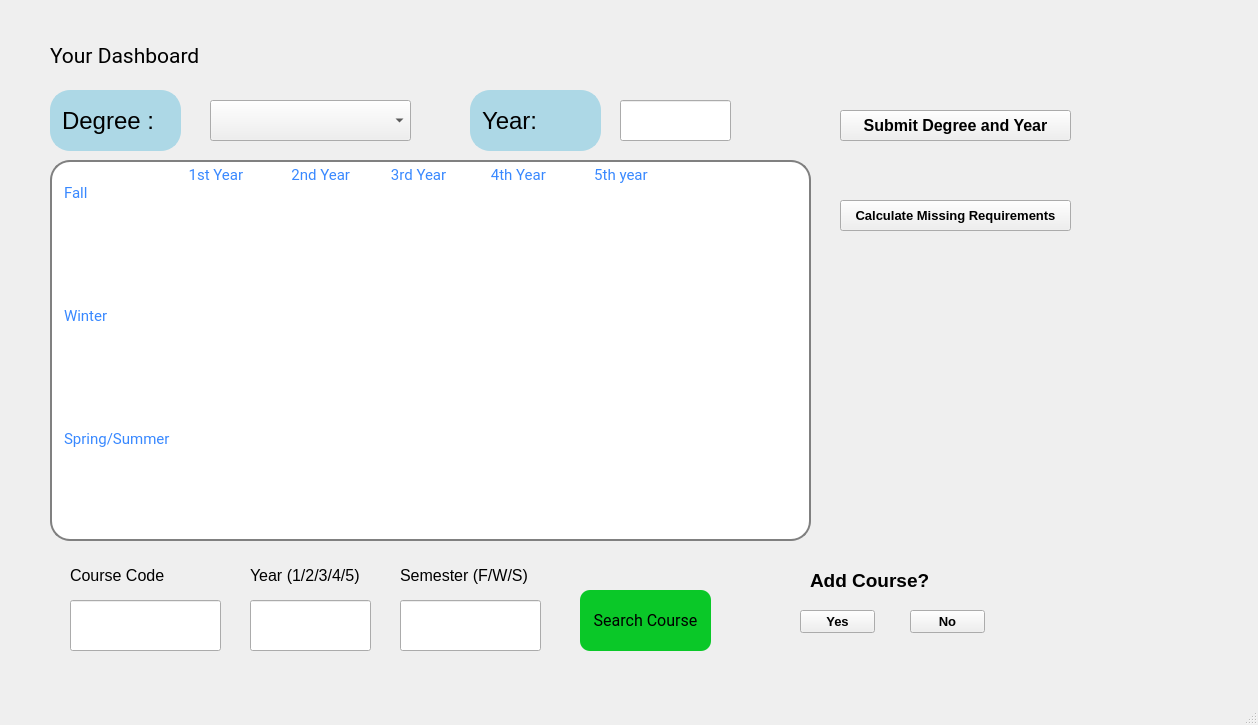
<?xml version="1.0" encoding="UTF-8"?>
<ui version="4.0">
 <class>dashboard</class>
 <widget class="QMainWindow" name="dashboard">
  <property name="geometry">
   <rect>
    <x>0</x>
    <y>0</y>
    <width>1258</width>
    <height>725</height>
   </rect>
  </property>
  <property name="windowTitle">
   <string>MainWindow</string>
  </property>
  <widget class="QWidget" name="centralwidget">
   <widget class="QPushButton" name="submitBtn">
    <property name="geometry">
     <rect>
      <x>840</x>
      <y>110</y>
      <width>231</width>
      <height>31</height>
     </rect>
    </property>
    <property name="font">
     <font>
      <pointsize>12</pointsize>
      <weight>75</weight>
      <bold>true</bold>
     </font>
    </property>
    <property name="text">
     <string>Submit Degree and Year</string>
    </property>
   </widget>
   <widget class="QLineEdit" name="lineEdit">
    <property name="geometry">
     <rect>
      <x>50</x>
      <y>90</y>
      <width>131</width>
      <height>61</height>
     </rect>
    </property>
    <property name="font">
     <font>
      <family>MS Shell Dlg 2</family>
      <pointsize>18</pointsize>
     </font>
    </property>
    <property name="styleSheet">
     <string notr="true"> QLineEdit {
     border: 2px solid lightblue;
     border-radius: 20px;
     padding: 0 8px;
     background: lightblue;
     selection-background-color: darkgray;
 }</string>
    </property>
    <property name="text">
     <string>Degree : </string>
    </property>
    <property name="readOnly">
     <bool>true</bool>
    </property>
   </widget>
   <widget class="QTextBrowser" name="textBrowser_16">
    <property name="geometry">
     <rect>
      <x>670</x>
      <y>430</y>
      <width>71</width>
      <height>41</height>
     </rect>
    </property>
    <property name="styleSheet">
     <string notr="true">
border: 0px solid lightblue;</string>
    </property>
    <property name="verticalScrollBarPolicy">
     <enum>Qt::ScrollBarAlwaysOff</enum>
    </property>
    <property name="html">
     <string>&lt;!DOCTYPE HTML PUBLIC &quot;-//W3C//DTD HTML 4.0//EN&quot; &quot;http://www.w3.org/TR/REC-html40/strict.dtd&quot;&gt;
&lt;html&gt;&lt;head&gt;&lt;meta name=&quot;qrichtext&quot; content=&quot;1&quot; /&gt;&lt;style type=&quot;text/css&quot;&gt;
p, li { white-space: pre-wrap; }
&lt;/style&gt;&lt;/head&gt;&lt;body style=&quot; font-family:'MS Shell Dlg 2'; font-size:8.25pt; font-weight:400; font-style:normal;&quot;&gt;
&lt;p style=&quot;-qt-paragraph-type:empty; margin-top:0px; margin-bottom:0px; margin-left:0px; margin-right:0px; -qt-block-indent:0; text-indent:0px;&quot;&gt;&lt;br /&gt;&lt;/p&gt;&lt;/body&gt;&lt;/html&gt;</string>
    </property>
   </widget>
   <widget class="QPushButton" name="noBtn">
    <property name="geometry">
     <rect>
      <x>910</x>
      <y>610</y>
      <width>75</width>
      <height>23</height>
     </rect>
    </property>
    <property name="font">
     <font>
      <pointsize>10</pointsize>
      <weight>75</weight>
      <bold>true</bold>
     </font>
    </property>
    <property name="text">
     <string>No</string>
    </property>
   </widget>
   <widget class="QTextEdit" name="textEdit">
    <property name="enabled">
     <bool>true</bool>
    </property>
    <property name="geometry">
     <rect>
      <x>50</x>
      <y>160</y>
      <width>761</width>
      <height>381</height>
     </rect>
    </property>
    <property name="font">
     <font>
      <family>Roboto</family>
      <pointsize>9</pointsize>
     </font>
    </property>
    <property name="styleSheet">
     <string notr="true"> QTextEdit {
     border: 2px solid gray;
     border-radius: 20px;
     padding: 0 8px;
     background: white;
     selection-background-color: darkgray;
	
	color: rgb(56, 136, 255);

 }</string>
    </property>
    <property name="html">
     <string>&lt;!DOCTYPE HTML PUBLIC &quot;-//W3C//DTD HTML 4.0//EN&quot; &quot;http://www.w3.org/TR/REC-html40/strict.dtd&quot;&gt;
&lt;html&gt;&lt;head&gt;&lt;meta name=&quot;qrichtext&quot; content=&quot;1&quot; /&gt;&lt;style type=&quot;text/css&quot;&gt;
p, li { white-space: pre-wrap; }
&lt;/style&gt;&lt;/head&gt;&lt;body style=&quot; font-family:'Roboto'; font-size:9pt; font-weight:400; font-style:normal;&quot;&gt;
&lt;p style=&quot; margin-top:0px; margin-bottom:0px; margin-left:0px; margin-right:0px; -qt-block-indent:0; text-indent:0px;&quot;&gt;&lt;span style=&quot; font-family:'MS Shell Dlg 2'; font-size:11pt;&quot;&gt;	            1st Year             2nd Year           3rd Year            4th Year             5th year	&lt;/span&gt;&lt;/p&gt;
&lt;p style=&quot; margin-top:0px; margin-bottom:0px; margin-left:0px; margin-right:0px; -qt-block-indent:0; text-indent:0px;&quot;&gt;&lt;span style=&quot; font-family:'MS Shell Dlg 2'; font-size:11pt;&quot;&gt;Fall	&lt;/span&gt;&lt;/p&gt;
&lt;p style=&quot;-qt-paragraph-type:empty; margin-top:0px; margin-bottom:0px; margin-left:0px; margin-right:0px; -qt-block-indent:0; text-indent:0px; font-family:'MS Shell Dlg 2'; font-size:11pt;&quot;&gt;&lt;br /&gt;&lt;/p&gt;
&lt;p style=&quot;-qt-paragraph-type:empty; margin-top:0px; margin-bottom:0px; margin-left:0px; margin-right:0px; -qt-block-indent:0; text-indent:0px; font-family:'MS Shell Dlg 2'; font-size:11pt;&quot;&gt;&lt;br /&gt;&lt;/p&gt;
&lt;p style=&quot;-qt-paragraph-type:empty; margin-top:0px; margin-bottom:0px; margin-left:0px; margin-right:0px; -qt-block-indent:0; text-indent:0px; font-family:'MS Shell Dlg 2'; font-size:11pt;&quot;&gt;&lt;br /&gt;&lt;/p&gt;
&lt;p style=&quot;-qt-paragraph-type:empty; margin-top:0px; margin-bottom:0px; margin-left:0px; margin-right:0px; -qt-block-indent:0; text-indent:0px; font-family:'MS Shell Dlg 2'; font-size:11pt;&quot;&gt;&lt;br /&gt;&lt;/p&gt;
&lt;p style=&quot;-qt-paragraph-type:empty; margin-top:0px; margin-bottom:0px; margin-left:0px; margin-right:0px; -qt-block-indent:0; text-indent:0px;&quot;&gt;&lt;br /&gt;&lt;/p&gt;
&lt;p style=&quot;-qt-paragraph-type:empty; margin-top:0px; margin-bottom:0px; margin-left:0px; margin-right:0px; -qt-block-indent:0; text-indent:0px; font-family:'MS Shell Dlg 2'; font-size:11pt;&quot;&gt;&lt;br /&gt;&lt;/p&gt;
&lt;p style=&quot; margin-top:0px; margin-bottom:0px; margin-left:0px; margin-right:0px; -qt-block-indent:0; text-indent:0px;&quot;&gt;&lt;span style=&quot; font-family:'MS Shell Dlg 2'; font-size:11pt;&quot;&gt;Winter&lt;/span&gt;&lt;/p&gt;
&lt;p style=&quot;-qt-paragraph-type:empty; margin-top:0px; margin-bottom:0px; margin-left:0px; margin-right:0px; -qt-block-indent:0; text-indent:0px; font-family:'MS Shell Dlg 2'; font-size:11pt;&quot;&gt;&lt;br /&gt;&lt;/p&gt;
&lt;p style=&quot;-qt-paragraph-type:empty; margin-top:0px; margin-bottom:0px; margin-left:0px; margin-right:0px; -qt-block-indent:0; text-indent:0px; font-family:'MS Shell Dlg 2'; font-size:11pt;&quot;&gt;&lt;br /&gt;&lt;/p&gt;
&lt;p style=&quot;-qt-paragraph-type:empty; margin-top:0px; margin-bottom:0px; margin-left:0px; margin-right:0px; -qt-block-indent:0; text-indent:0px; font-family:'MS Shell Dlg 2'; font-size:11pt;&quot;&gt;&lt;br /&gt;&lt;/p&gt;
&lt;p style=&quot;-qt-paragraph-type:empty; margin-top:0px; margin-bottom:0px; margin-left:0px; margin-right:0px; -qt-block-indent:0; text-indent:0px; font-family:'MS Shell Dlg 2'; font-size:11pt;&quot;&gt;&lt;br /&gt;&lt;/p&gt;
&lt;p style=&quot;-qt-paragraph-type:empty; margin-top:0px; margin-bottom:0px; margin-left:0px; margin-right:0px; -qt-block-indent:0; text-indent:0px;&quot;&gt;&lt;br /&gt;&lt;/p&gt;
&lt;p style=&quot;-qt-paragraph-type:empty; margin-top:0px; margin-bottom:0px; margin-left:0px; margin-right:0px; -qt-block-indent:0; text-indent:0px; font-family:'MS Shell Dlg 2'; font-size:11pt;&quot;&gt;&lt;br /&gt;&lt;/p&gt;
&lt;p style=&quot; margin-top:0px; margin-bottom:0px; margin-left:0px; margin-right:0px; -qt-block-indent:0; text-indent:0px;&quot;&gt;&lt;span style=&quot; font-family:'MS Shell Dlg 2'; font-size:11pt;&quot;&gt;Spring/Summer&lt;/span&gt;&lt;/p&gt;&lt;/body&gt;&lt;/html&gt;</string>
    </property>
   </widget>
   <widget class="QPushButton" name="missingBtn">
    <property name="geometry">
     <rect>
      <x>840</x>
      <y>200</y>
      <width>231</width>
      <height>31</height>
     </rect>
    </property>
    <property name="font">
     <font>
      <pointsize>10</pointsize>
      <weight>75</weight>
      <bold>true</bold>
     </font>
    </property>
    <property name="text">
     <string>Calculate Missing Requirements</string>
    </property>
   </widget>
   <widget class="QTextBrowser" name="textBrowser_11">
    <property name="geometry">
     <rect>
      <x>440</x>
      <y>320</y>
      <width>101</width>
      <height>81</height>
     </rect>
    </property>
    <property name="styleSheet">
     <string notr="true">border: 0px solid lightblue;</string>
    </property>
    <property name="verticalScrollBarPolicy">
     <enum>Qt::ScrollBarAlwaysOff</enum>
    </property>
    <property name="html">
     <string>&lt;!DOCTYPE HTML PUBLIC &quot;-//W3C//DTD HTML 4.0//EN&quot; &quot;http://www.w3.org/TR/REC-html40/strict.dtd&quot;&gt;
&lt;html&gt;&lt;head&gt;&lt;meta name=&quot;qrichtext&quot; content=&quot;1&quot; /&gt;&lt;style type=&quot;text/css&quot;&gt;
p, li { white-space: pre-wrap; }
&lt;/style&gt;&lt;/head&gt;&lt;body style=&quot; font-family:'MS Shell Dlg 2'; font-size:8.25pt; font-weight:400; font-style:normal;&quot;&gt;
&lt;p style=&quot;-qt-paragraph-type:empty; margin-top:0px; margin-bottom:0px; margin-left:0px; margin-right:0px; -qt-block-indent:0; text-indent:0px;&quot;&gt;&lt;br /&gt;&lt;/p&gt;&lt;/body&gt;&lt;/html&gt;</string>
    </property>
   </widget>
   <widget class="QTextBrowser" name="textBrowser_4">
    <property name="geometry">
     <rect>
      <x>570</x>
      <y>230</y>
      <width>101</width>
      <height>81</height>
     </rect>
    </property>
    <property name="styleSheet">
     <string notr="true">border: 0px solid lightblue;</string>
    </property>
    <property name="verticalScrollBarPolicy">
     <enum>Qt::ScrollBarAlwaysOff</enum>
    </property>
    <property name="html">
     <string>&lt;!DOCTYPE HTML PUBLIC &quot;-//W3C//DTD HTML 4.0//EN&quot; &quot;http://www.w3.org/TR/REC-html40/strict.dtd&quot;&gt;
&lt;html&gt;&lt;head&gt;&lt;meta name=&quot;qrichtext&quot; content=&quot;1&quot; /&gt;&lt;style type=&quot;text/css&quot;&gt;
p, li { white-space: pre-wrap; }
&lt;/style&gt;&lt;/head&gt;&lt;body style=&quot; font-family:'MS Shell Dlg 2'; font-size:8.25pt; font-weight:400; font-style:normal;&quot;&gt;
&lt;p style=&quot;-qt-paragraph-type:empty; margin-top:0px; margin-bottom:0px; margin-left:0px; margin-right:0px; -qt-block-indent:0; text-indent:0px;&quot;&gt;&lt;br /&gt;&lt;/p&gt;&lt;/body&gt;&lt;/html&gt;</string>
    </property>
   </widget>
   <widget class="QTextBrowser" name="textBrowser_6">
    <property name="geometry">
     <rect>
      <x>200</x>
      <y>320</y>
      <width>101</width>
      <height>81</height>
     </rect>
    </property>
    <property name="styleSheet">
     <string notr="true">


border: 0px solid lightblue;</string>
    </property>
    <property name="verticalScrollBarPolicy">
     <enum>Qt::ScrollBarAlwaysOff</enum>
    </property>
    <property name="html">
     <string>&lt;!DOCTYPE HTML PUBLIC &quot;-//W3C//DTD HTML 4.0//EN&quot; &quot;http://www.w3.org/TR/REC-html40/strict.dtd&quot;&gt;
&lt;html&gt;&lt;head&gt;&lt;meta name=&quot;qrichtext&quot; content=&quot;1&quot; /&gt;&lt;style type=&quot;text/css&quot;&gt;
p, li { white-space: pre-wrap; }
&lt;/style&gt;&lt;/head&gt;&lt;body style=&quot; font-family:'MS Shell Dlg 2'; font-size:8.25pt; font-weight:400; font-style:normal;&quot;&gt;
&lt;p style=&quot;-qt-paragraph-type:empty; margin-top:0px; margin-bottom:0px; margin-left:0px; margin-right:0px; -qt-block-indent:0; text-indent:0px;&quot;&gt;&lt;br /&gt;&lt;/p&gt;&lt;/body&gt;&lt;/html&gt;</string>
    </property>
   </widget>
   <widget class="QTextBrowser" name="textBrowser_5">
    <property name="geometry">
     <rect>
      <x>570</x>
      <y>320</y>
      <width>101</width>
      <height>81</height>
     </rect>
    </property>
    <property name="styleSheet">
     <string notr="true">border: 0px solid lightblue;</string>
    </property>
    <property name="verticalScrollBarPolicy">
     <enum>Qt::ScrollBarAlwaysOff</enum>
    </property>
    <property name="html">
     <string>&lt;!DOCTYPE HTML PUBLIC &quot;-//W3C//DTD HTML 4.0//EN&quot; &quot;http://www.w3.org/TR/REC-html40/strict.dtd&quot;&gt;
&lt;html&gt;&lt;head&gt;&lt;meta name=&quot;qrichtext&quot; content=&quot;1&quot; /&gt;&lt;style type=&quot;text/css&quot;&gt;
p, li { white-space: pre-wrap; }
&lt;/style&gt;&lt;/head&gt;&lt;body style=&quot; font-family:'MS Shell Dlg 2'; font-size:8.25pt; font-weight:400; font-style:normal;&quot;&gt;
&lt;p style=&quot;-qt-paragraph-type:empty; margin-top:0px; margin-bottom:0px; margin-left:0px; margin-right:0px; -qt-block-indent:0; text-indent:0px;&quot;&gt;&lt;br /&gt;&lt;/p&gt;&lt;/body&gt;&lt;/html&gt;</string>
    </property>
   </widget>
   <widget class="QTextBrowser" name="textBrowser_3">
    <property name="geometry">
     <rect>
      <x>440</x>
      <y>230</y>
      <width>101</width>
      <height>81</height>
     </rect>
    </property>
    <property name="styleSheet">
     <string notr="true">border: 0px solid lightblue;</string>
    </property>
    <property name="verticalScrollBarPolicy">
     <enum>Qt::ScrollBarAlwaysOff</enum>
    </property>
    <property name="html">
     <string>&lt;!DOCTYPE HTML PUBLIC &quot;-//W3C//DTD HTML 4.0//EN&quot; &quot;http://www.w3.org/TR/REC-html40/strict.dtd&quot;&gt;
&lt;html&gt;&lt;head&gt;&lt;meta name=&quot;qrichtext&quot; content=&quot;1&quot; /&gt;&lt;style type=&quot;text/css&quot;&gt;
p, li { white-space: pre-wrap; }
&lt;/style&gt;&lt;/head&gt;&lt;body style=&quot; font-family:'MS Shell Dlg 2'; font-size:8.25pt; font-weight:400; font-style:normal;&quot;&gt;
&lt;p style=&quot;-qt-paragraph-type:empty; margin-top:0px; margin-bottom:0px; margin-left:0px; margin-right:0px; -qt-block-indent:0; text-indent:0px;&quot;&gt;&lt;br /&gt;&lt;/p&gt;&lt;/body&gt;&lt;/html&gt;</string>
    </property>
   </widget>
   <widget class="QTextBrowser" name="textBrowser_15">
    <property name="geometry">
     <rect>
      <x>680</x>
      <y>320</y>
      <width>101</width>
      <height>81</height>
     </rect>
    </property>
    <property name="styleSheet">
     <string notr="true">border: 0px solid lightblue;</string>
    </property>
    <property name="verticalScrollBarPolicy">
     <enum>Qt::ScrollBarAlwaysOff</enum>
    </property>
    <property name="html">
     <string>&lt;!DOCTYPE HTML PUBLIC &quot;-//W3C//DTD HTML 4.0//EN&quot; &quot;http://www.w3.org/TR/REC-html40/strict.dtd&quot;&gt;
&lt;html&gt;&lt;head&gt;&lt;meta name=&quot;qrichtext&quot; content=&quot;1&quot; /&gt;&lt;style type=&quot;text/css&quot;&gt;
p, li { white-space: pre-wrap; }
&lt;/style&gt;&lt;/head&gt;&lt;body style=&quot; font-family:'MS Shell Dlg 2'; font-size:8.25pt; font-weight:400; font-style:normal;&quot;&gt;
&lt;p style=&quot;-qt-paragraph-type:empty; margin-top:0px; margin-bottom:0px; margin-left:0px; margin-right:0px; -qt-block-indent:0; text-indent:0px;&quot;&gt;&lt;br /&gt;&lt;/p&gt;&lt;/body&gt;&lt;/html&gt;</string>
    </property>
   </widget>
   <widget class="QTextBrowser" name="textBrowser_8">
    <property name="geometry">
     <rect>
      <x>320</x>
      <y>230</y>
      <width>101</width>
      <height>81</height>
     </rect>
    </property>
    <property name="styleSheet">
     <string notr="true">
border: 0px solid lightblue;</string>
    </property>
    <property name="verticalScrollBarPolicy">
     <enum>Qt::ScrollBarAlwaysOff</enum>
    </property>
    <property name="html">
     <string>&lt;!DOCTYPE HTML PUBLIC &quot;-//W3C//DTD HTML 4.0//EN&quot; &quot;http://www.w3.org/TR/REC-html40/strict.dtd&quot;&gt;
&lt;html&gt;&lt;head&gt;&lt;meta name=&quot;qrichtext&quot; content=&quot;1&quot; /&gt;&lt;style type=&quot;text/css&quot;&gt;
p, li { white-space: pre-wrap; }
&lt;/style&gt;&lt;/head&gt;&lt;body style=&quot; font-family:'MS Shell Dlg 2'; font-size:8.25pt; font-weight:400; font-style:normal;&quot;&gt;
&lt;p style=&quot;-qt-paragraph-type:empty; margin-top:0px; margin-bottom:0px; margin-left:0px; margin-right:0px; -qt-block-indent:0; text-indent:0px;&quot;&gt;&lt;br /&gt;&lt;/p&gt;&lt;/body&gt;&lt;/html&gt;</string>
    </property>
   </widget>
   <widget class="QLineEdit" name="lineEdit_5">
    <property name="geometry">
     <rect>
      <x>470</x>
      <y>90</y>
      <width>131</width>
      <height>61</height>
     </rect>
    </property>
    <property name="font">
     <font>
      <family>MS Shell Dlg 2</family>
      <pointsize>18</pointsize>
     </font>
    </property>
    <property name="styleSheet">
     <string notr="true"> QLineEdit {
     border: 2px solid lightblue;
     border-radius: 20px;
     padding: 0 8px;
     background: lightblue;
     selection-background-color: darkgray;
 }</string>
    </property>
    <property name="text">
     <string>Year:</string>
    </property>
    <property name="readOnly">
     <bool>true</bool>
    </property>
   </widget>
   <widget class="QLabel" name="label_4">
    <property name="geometry">
     <rect>
      <x>250</x>
      <y>560</y>
      <width>151</width>
      <height>31</height>
     </rect>
    </property>
    <property name="font">
     <font>
      <pointsize>12</pointsize>
     </font>
    </property>
    <property name="text">
     <string>Year (1/2/3/4/5)</string>
    </property>
   </widget>
   <widget class="QTextBrowser" name="textBrowser_14">
    <property name="geometry">
     <rect>
      <x>690</x>
      <y>230</y>
      <width>101</width>
      <height>81</height>
     </rect>
    </property>
    <property name="styleSheet">
     <string notr="true">border: 0px solid lightblue;</string>
    </property>
    <property name="verticalScrollBarPolicy">
     <enum>Qt::ScrollBarAlwaysOff</enum>
    </property>
    <property name="html">
     <string>&lt;!DOCTYPE HTML PUBLIC &quot;-//W3C//DTD HTML 4.0//EN&quot; &quot;http://www.w3.org/TR/REC-html40/strict.dtd&quot;&gt;
&lt;html&gt;&lt;head&gt;&lt;meta name=&quot;qrichtext&quot; content=&quot;1&quot; /&gt;&lt;style type=&quot;text/css&quot;&gt;
p, li { white-space: pre-wrap; }
&lt;/style&gt;&lt;/head&gt;&lt;body style=&quot; font-family:'MS Shell Dlg 2'; font-size:8.25pt; font-weight:400; font-style:normal;&quot;&gt;
&lt;p style=&quot;-qt-paragraph-type:empty; margin-top:0px; margin-bottom:0px; margin-left:0px; margin-right:0px; -qt-block-indent:0; text-indent:0px;&quot;&gt;&lt;br /&gt;&lt;/p&gt;&lt;/body&gt;&lt;/html&gt;</string>
    </property>
   </widget>
   <widget class="QLabel" name="label_2">
    <property name="geometry">
     <rect>
      <x>670</x>
      <y>40</y>
      <width>141</width>
      <height>51</height>
     </rect>
    </property>
    <property name="font">
     <font>
      <family>Roboto</family>
      <pointsize>14</pointsize>
     </font>
    </property>
    <property name="text">
     <string/>
    </property>
   </widget>
   <widget class="QLabel" name="label_3">
    <property name="geometry">
     <rect>
      <x>70</x>
      <y>560</y>
      <width>121</width>
      <height>31</height>
     </rect>
    </property>
    <property name="font">
     <font>
      <pointsize>12</pointsize>
     </font>
    </property>
    <property name="text">
     <string>Course Code</string>
    </property>
   </widget>
   <widget class="QLineEdit" name="lineEdit_2">
    <property name="geometry">
     <rect>
      <x>250</x>
      <y>600</y>
      <width>121</width>
      <height>51</height>
     </rect>
    </property>
    <property name="text">
     <string/>
    </property>
   </widget>
   <widget class="QLineEdit" name="yearIn">
    <property name="geometry">
     <rect>
      <x>620</x>
      <y>100</y>
      <width>111</width>
      <height>41</height>
     </rect>
    </property>
    <property name="font">
     <font>
      <pointsize>11</pointsize>
     </font>
    </property>
   </widget>
   <widget class="QComboBox" name="comboBox">
    <property name="geometry">
     <rect>
      <x>210</x>
      <y>100</y>
      <width>201</width>
      <height>41</height>
     </rect>
    </property>
    <property name="font">
     <font>
      <pointsize>11</pointsize>
     </font>
    </property>
   </widget>
   <widget class="QPushButton" name="yesBtn">
    <property name="geometry">
     <rect>
      <x>800</x>
      <y>610</y>
      <width>75</width>
      <height>23</height>
     </rect>
    </property>
    <property name="font">
     <font>
      <pointsize>10</pointsize>
      <weight>75</weight>
      <bold>true</bold>
     </font>
    </property>
    <property name="text">
     <string>Yes</string>
    </property>
   </widget>
   <widget class="QLabel" name="label_5">
    <property name="geometry">
     <rect>
      <x>400</x>
      <y>560</y>
      <width>171</width>
      <height>31</height>
     </rect>
    </property>
    <property name="font">
     <font>
      <pointsize>12</pointsize>
     </font>
    </property>
    <property name="text">
     <string>Semester (F/W/S)</string>
    </property>
   </widget>
   <widget class="QLabel" name="label">
    <property name="geometry">
     <rect>
      <x>50</x>
      <y>20</y>
      <width>201</width>
      <height>71</height>
     </rect>
    </property>
    <property name="font">
     <font>
      <family>Roboto</family>
      <pointsize>16</pointsize>
     </font>
    </property>
    <property name="text">
     <string>Your Dashboard</string>
    </property>
   </widget>
   <widget class="QTextBrowser" name="textBrowser_13">
    <property name="geometry">
     <rect>
      <x>570</x>
      <y>430</y>
      <width>71</width>
      <height>41</height>
     </rect>
    </property>
    <property name="styleSheet">
     <string notr="true">
border: 0px solid lightblue;</string>
    </property>
    <property name="verticalScrollBarPolicy">
     <enum>Qt::ScrollBarAlwaysOff</enum>
    </property>
    <property name="html">
     <string>&lt;!DOCTYPE HTML PUBLIC &quot;-//W3C//DTD HTML 4.0//EN&quot; &quot;http://www.w3.org/TR/REC-html40/strict.dtd&quot;&gt;
&lt;html&gt;&lt;head&gt;&lt;meta name=&quot;qrichtext&quot; content=&quot;1&quot; /&gt;&lt;style type=&quot;text/css&quot;&gt;
p, li { white-space: pre-wrap; }
&lt;/style&gt;&lt;/head&gt;&lt;body style=&quot; font-family:'MS Shell Dlg 2'; font-size:8.25pt; font-weight:400; font-style:normal;&quot;&gt;
&lt;p style=&quot;-qt-paragraph-type:empty; margin-top:0px; margin-bottom:0px; margin-left:0px; margin-right:0px; -qt-block-indent:0; text-indent:0px;&quot;&gt;&lt;br /&gt;&lt;/p&gt;&lt;/body&gt;&lt;/html&gt;</string>
    </property>
   </widget>
   <widget class="QTextBrowser" name="textBrowser_12">
    <property name="geometry">
     <rect>
      <x>440</x>
      <y>430</y>
      <width>71</width>
      <height>41</height>
     </rect>
    </property>
    <property name="styleSheet">
     <string notr="true">
border: 0px solid lightblue;</string>
    </property>
    <property name="verticalScrollBarPolicy">
     <enum>Qt::ScrollBarAlwaysOff</enum>
    </property>
    <property name="html">
     <string>&lt;!DOCTYPE HTML PUBLIC &quot;-//W3C//DTD HTML 4.0//EN&quot; &quot;http://www.w3.org/TR/REC-html40/strict.dtd&quot;&gt;
&lt;html&gt;&lt;head&gt;&lt;meta name=&quot;qrichtext&quot; content=&quot;1&quot; /&gt;&lt;style type=&quot;text/css&quot;&gt;
p, li { white-space: pre-wrap; }
&lt;/style&gt;&lt;/head&gt;&lt;body style=&quot; font-family:'MS Shell Dlg 2'; font-size:8.25pt; font-weight:400; font-style:normal;&quot;&gt;
&lt;p style=&quot;-qt-paragraph-type:empty; margin-top:0px; margin-bottom:0px; margin-left:0px; margin-right:0px; -qt-block-indent:0; text-indent:0px;&quot;&gt;&lt;br /&gt;&lt;/p&gt;&lt;/body&gt;&lt;/html&gt;</string>
    </property>
   </widget>
   <widget class="QTextBrowser" name="textBrowser_9">
    <property name="geometry">
     <rect>
      <x>320</x>
      <y>320</y>
      <width>101</width>
      <height>81</height>
     </rect>
    </property>
    <property name="styleSheet">
     <string notr="true">
border: 0px solid lightblue;</string>
    </property>
    <property name="verticalScrollBarPolicy">
     <enum>Qt::ScrollBarAlwaysOff</enum>
    </property>
    <property name="html">
     <string>&lt;!DOCTYPE HTML PUBLIC &quot;-//W3C//DTD HTML 4.0//EN&quot; &quot;http://www.w3.org/TR/REC-html40/strict.dtd&quot;&gt;
&lt;html&gt;&lt;head&gt;&lt;meta name=&quot;qrichtext&quot; content=&quot;1&quot; /&gt;&lt;style type=&quot;text/css&quot;&gt;
p, li { white-space: pre-wrap; }
&lt;/style&gt;&lt;/head&gt;&lt;body style=&quot; font-family:'MS Shell Dlg 2'; font-size:8.25pt; font-weight:400; font-style:normal;&quot;&gt;
&lt;p style=&quot;-qt-paragraph-type:empty; margin-top:0px; margin-bottom:0px; margin-left:0px; margin-right:0px; -qt-block-indent:0; text-indent:0px;&quot;&gt;&lt;br /&gt;&lt;/p&gt;&lt;/body&gt;&lt;/html&gt;</string>
    </property>
   </widget>
   <widget class="QTextBrowser" name="textBrowser_7">
    <property name="geometry">
     <rect>
      <x>200</x>
      <y>430</y>
      <width>71</width>
      <height>41</height>
     </rect>
    </property>
    <property name="styleSheet">
     <string notr="true">
border: 0px solid lightblue;</string>
    </property>
    <property name="verticalScrollBarPolicy">
     <enum>Qt::ScrollBarAlwaysOff</enum>
    </property>
    <property name="html">
     <string>&lt;!DOCTYPE HTML PUBLIC &quot;-//W3C//DTD HTML 4.0//EN&quot; &quot;http://www.w3.org/TR/REC-html40/strict.dtd&quot;&gt;
&lt;html&gt;&lt;head&gt;&lt;meta name=&quot;qrichtext&quot; content=&quot;1&quot; /&gt;&lt;style type=&quot;text/css&quot;&gt;
p, li { white-space: pre-wrap; }
&lt;/style&gt;&lt;/head&gt;&lt;body style=&quot; font-family:'MS Shell Dlg 2'; font-size:8.25pt; font-weight:400; font-style:normal;&quot;&gt;
&lt;p style=&quot;-qt-paragraph-type:empty; margin-top:0px; margin-bottom:0px; margin-left:0px; margin-right:0px; -qt-block-indent:0; text-indent:0px;&quot;&gt;&lt;br /&gt;&lt;/p&gt;&lt;/body&gt;&lt;/html&gt;</string>
    </property>
   </widget>
   <widget class="QLineEdit" name="lineEdit_3">
    <property name="geometry">
     <rect>
      <x>70</x>
      <y>600</y>
      <width>151</width>
      <height>51</height>
     </rect>
    </property>
    <property name="text">
     <string/>
    </property>
   </widget>
   <widget class="QTextBrowser" name="textBrowser_10">
    <property name="geometry">
     <rect>
      <x>320</x>
      <y>430</y>
      <width>71</width>
      <height>41</height>
     </rect>
    </property>
    <property name="styleSheet">
     <string notr="true">
border: 0px solid lightblue;</string>
    </property>
    <property name="verticalScrollBarPolicy">
     <enum>Qt::ScrollBarAlwaysOff</enum>
    </property>
    <property name="html">
     <string>&lt;!DOCTYPE HTML PUBLIC &quot;-//W3C//DTD HTML 4.0//EN&quot; &quot;http://www.w3.org/TR/REC-html40/strict.dtd&quot;&gt;
&lt;html&gt;&lt;head&gt;&lt;meta name=&quot;qrichtext&quot; content=&quot;1&quot; /&gt;&lt;style type=&quot;text/css&quot;&gt;
p, li { white-space: pre-wrap; }
&lt;/style&gt;&lt;/head&gt;&lt;body style=&quot; font-family:'MS Shell Dlg 2'; font-size:8.25pt; font-weight:400; font-style:normal;&quot;&gt;
&lt;p style=&quot;-qt-paragraph-type:empty; margin-top:0px; margin-bottom:0px; margin-left:0px; margin-right:0px; -qt-block-indent:0; text-indent:0px;&quot;&gt;&lt;br /&gt;&lt;/p&gt;&lt;/body&gt;&lt;/html&gt;</string>
    </property>
   </widget>
   <widget class="QPushButton" name="pushButton_2">
    <property name="geometry">
     <rect>
      <x>580</x>
      <y>590</y>
      <width>131</width>
      <height>61</height>
     </rect>
    </property>
    <property name="font">
     <font>
      <family>Roboto</family>
      <pointsize>12</pointsize>
     </font>
    </property>
    <property name="styleSheet">
     <string notr="true">background-color: rgb(10, 200, 40);
  border-radius: 10px;</string>
    </property>
    <property name="text">
     <string>Search Course</string>
    </property>
   </widget>
   <widget class="QLineEdit" name="lineEdit_4">
    <property name="geometry">
     <rect>
      <x>400</x>
      <y>600</y>
      <width>141</width>
      <height>51</height>
     </rect>
    </property>
   </widget>
   <widget class="QTextBrowser" name="textBrowser">
    <property name="geometry">
     <rect>
      <x>200</x>
      <y>230</y>
      <width>101</width>
      <height>81</height>
     </rect>
    </property>
    <property name="styleSheet">
     <string notr="true">
border: 0px solid lightblue;
</string>
    </property>
    <property name="verticalScrollBarPolicy">
     <enum>Qt::ScrollBarAlwaysOff</enum>
    </property>
    <property name="html">
     <string>&lt;!DOCTYPE HTML PUBLIC &quot;-//W3C//DTD HTML 4.0//EN&quot; &quot;http://www.w3.org/TR/REC-html40/strict.dtd&quot;&gt;
&lt;html&gt;&lt;head&gt;&lt;meta name=&quot;qrichtext&quot; content=&quot;1&quot; /&gt;&lt;style type=&quot;text/css&quot;&gt;
p, li { white-space: pre-wrap; }
&lt;/style&gt;&lt;/head&gt;&lt;body style=&quot; font-family:'MS Shell Dlg 2'; font-size:8.25pt; font-weight:400; font-style:normal;&quot;&gt;
&lt;p style=&quot;-qt-paragraph-type:empty; margin-top:0px; margin-bottom:0px; margin-left:0px; margin-right:0px; -qt-block-indent:0; text-indent:0px;&quot;&gt;&lt;br /&gt;&lt;/p&gt;&lt;/body&gt;&lt;/html&gt;</string>
    </property>
   </widget>
   <widget class="QLabel" name="addCourseLabel">
    <property name="geometry">
     <rect>
      <x>810</x>
      <y>570</y>
      <width>131</width>
      <height>21</height>
     </rect>
    </property>
    <property name="font">
     <font>
      <pointsize>14</pointsize>
      <weight>75</weight>
      <bold>true</bold>
     </font>
    </property>
    <property name="text">
     <string>Add Course?</string>
    </property>
   </widget>
  </widget>
  <widget class="QMenuBar" name="menubar">
   <property name="geometry">
    <rect>
     <x>0</x>
     <y>0</y>
     <width>1258</width>
     <height>21</height>
    </rect>
   </property>
  </widget>
  <widget class="QStatusBar" name="statusbar"/>
 </widget>
 <resources/>
 <connections/>
</ui>
